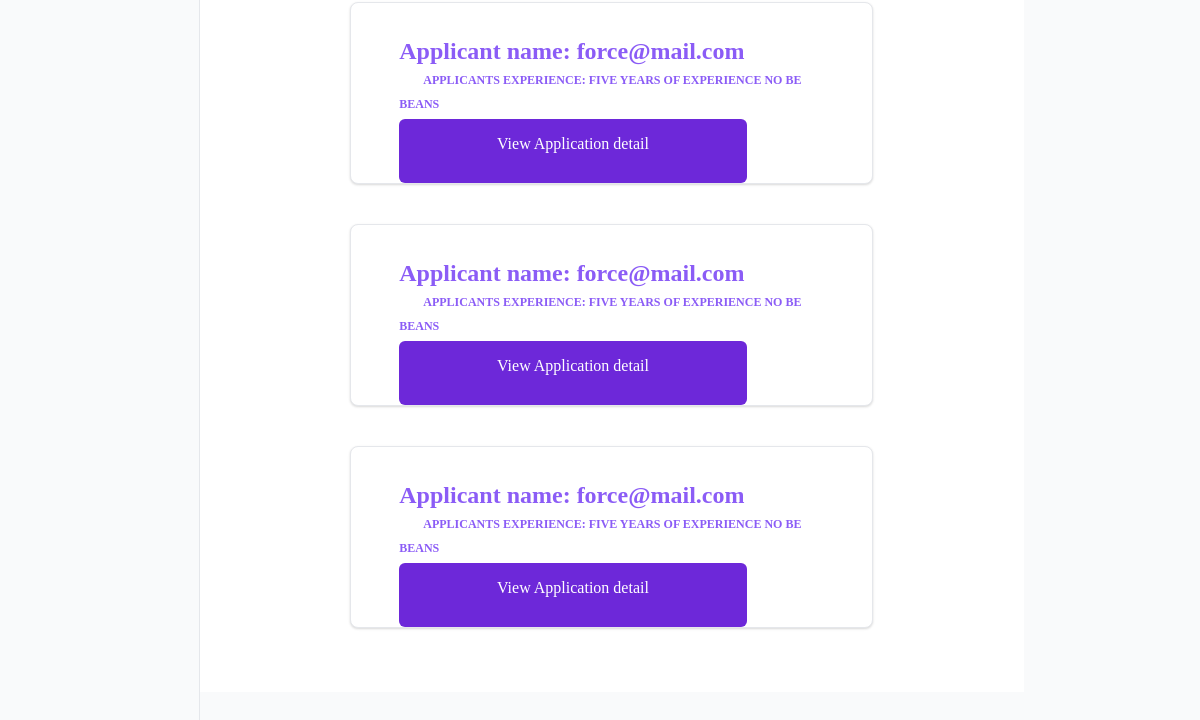
Page /user/dashboard/employer/job1/ (signed in, lower part) on the earlier database version.
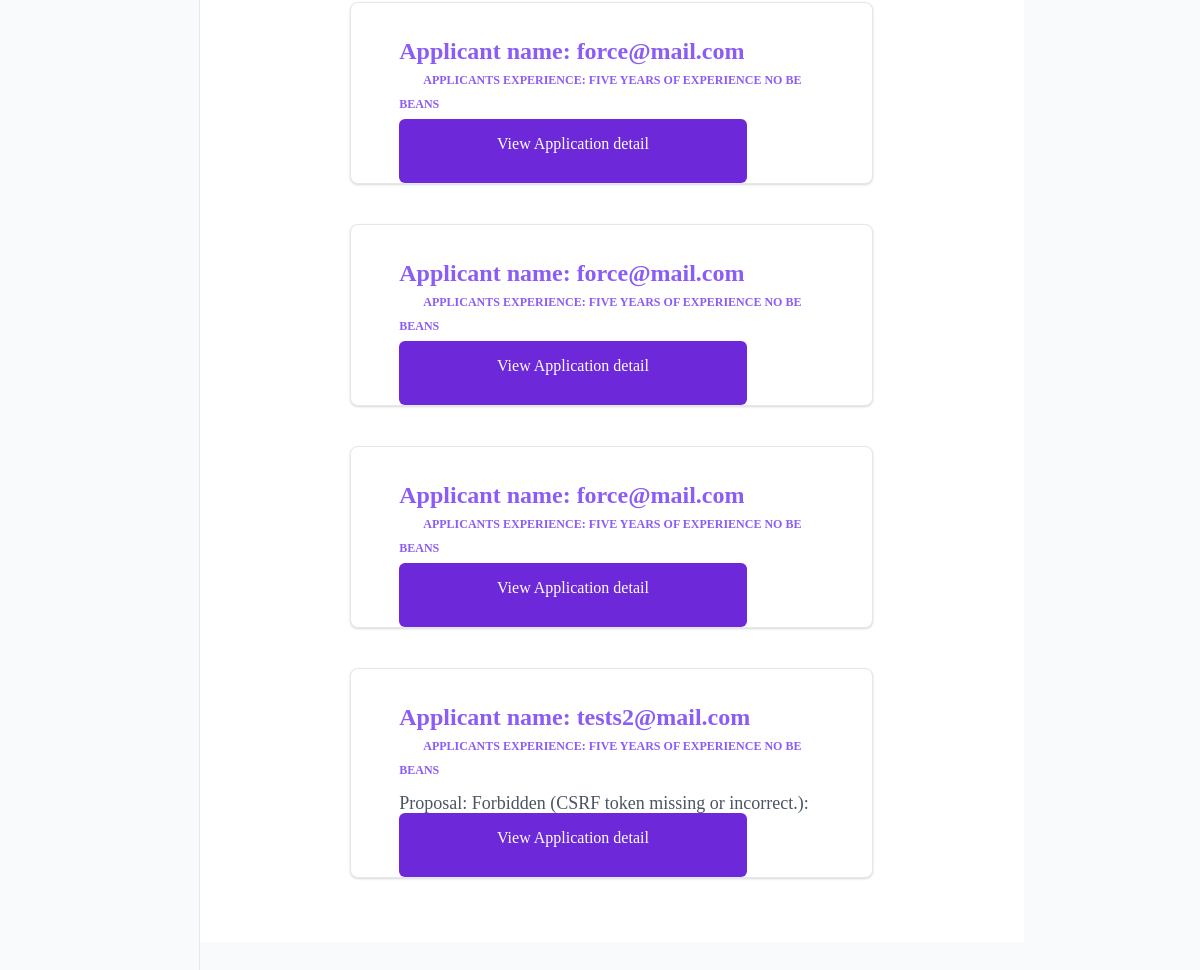
Same page on the later database version.
### apps/job/models.py (models this page shows)
class Application(models.Model):
    job = models.ForeignKey(Job,related_name='application', on_delete=models.CASCADE)
    proposal = models.TextField()
    experience = models.TextField(blank=True, null=True)
    payment = models.CharField(max_length=222,blank=True, null=True)
    delivery = models.CharField(max_length=222,blank=True, null=True)
    created_by = models.ForeignKey(settings.AUTH_USER_MODEL, related_name='application',on_delete=models.CASCADE)
    created_on = models.DateTimeField(auto_now_add=True)

### apps/users/models.py (models this page shows)
class CustomUser(AbstractUser):
    username = None
    email = models.EmailField(_('email address'), unique=True)
    USERNAME_FIELD = 'email'
    REQUIRED_FIELDS = []
    objects = CustomUserManager()
    def __str__(self):
        return self.email

### apps/users/views.py (the view)
# urls.py: path('dashboard/employer/job<int:pk>/',EmployerJobDetail.as_view(),name="employer-detail"),
class EmployerJobDetail(View, LoginRequiredMixin):
    def get(self,request,pk,*args,**kwargs):
        job = get_object_or_404(Job,pk=pk,created_by=request.user)
        return render(request,'user/get-job-detail.html',{'job':job})

### apps/notification/context_processor.py (called while the page is built)
def get_notifications(request):
    if request.user.is_authenticated:
        read_notifications = request.user.notifications.filter(is_read=True)
        unread_notifications = request.user.notifications.filter(is_read=False)
        context ={
            'read_notifications': read_notifications,
            'unread_notifications': unread_notifications
        }
        return context
    else:
        context ={
            'read_notifications': [],
            'unread_notifications': []
        }
        return context

### apps/users/templates/user/get-job-detail.html (shortened to what this page needs)
{% extends 'user/dashboard.html' %}
{% block body %}
<section class="relative py-16 bg-white min-w-screen animation-fade animation-delay">
    <div class="container px-0 mx-auto sm:px-5">
        {% for application in job.application.all %}
            <div
                class="w-full relative px-6 py-6 mx-auto mt-10 bg-white border border-gray-200 sm:px-8 md:px-12 sm:py-8 sm:rounded-lg sm:shadow md:w-2/3">
                <h3 hx-boost="true" class="text-lg font-bold text-purple-500 sm:text-xl md:text-2xl">Applicant name:
                <a href="{% url 'users:profile' application.created_by%}">{% if application.created_by.profile.username %}{{application.created_by.profile.username}}{% else %} {{application.created_by}}{% endif %} </a>
                </h3>
                <small class="mx-6 text-xs font-bold text-left text-purple-500 uppercase sm:text-center sm:text-normal sm:font-bold">Applicants Experience: {{application.experience}}</small>
                <p class="mt-2 text-base text-gray-600 sm:text-lg md:text-normal">Proposal: {{application.proposal}}</p>
                 <a href="{% url 'users:applicant-detail' application.pk%}" class="absolute  bottom-0 h-16 py-3 text-center w-2/3 font-medium text-white bg-purple-700 border border-transparent rounded-md hover:bg-purple-500">View Application detail</a>
            </div>
        {% empty %}
            <p class="mt-2 text-base text-gray-600 sm:text-lg md:text-normal">No applicant for this job yet.</p>
        {% endfor %}
    </div>
</section>
{% endblock body %}

Differences in the rows shown:
added Application: created_by "tests2@mail.com", experience "FIVE YEARS OF EXPERIENCE NO BE BEANS", proposal "Forbidden (CSRF token missing or incorrect.):…"
